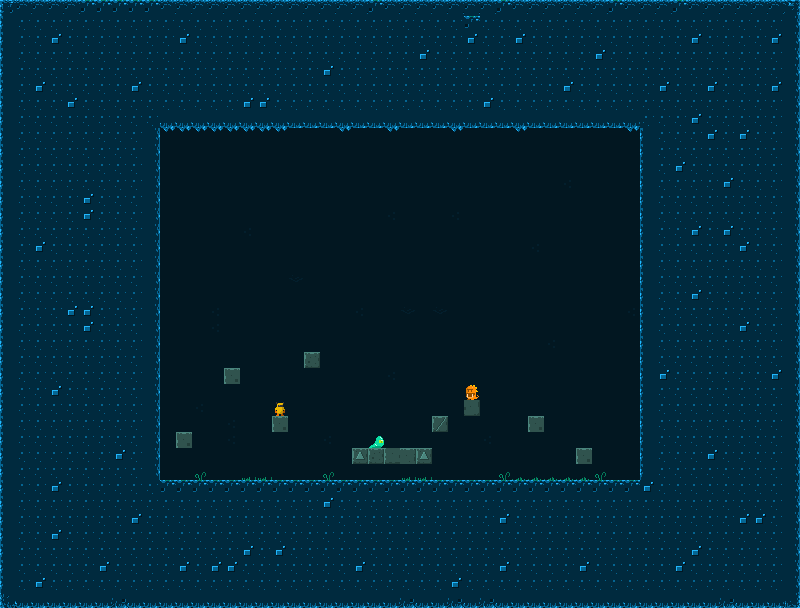

This game map was drawn from its Tiled (.tmx) file and the tilesets committed beside it. A one-line description and the trimmed map source follow:
An orthogonal 50x38 tile map with 16x16 px tiles, 2 tile layers (Capa de Patrones 1, Capa de patrones 2), 4 tilesets.

<map version="1.0" orientation="orthogonal" renderorder="right-down" width="50" height="38" tilewidth="16" tileheight="16">
 <tileset firstgid="1" name="tiles" tilewidth="16" tileheight="16">
  <image source="tiles.png" trans="ff00ff" width="128" height="80" />
 </tileset>
 <tileset firstgid="41" name="player_2" tilewidth="16" tileheight="16">
  <image source="../img/player_2.png" trans="ff00ff" width="64" height="32" />
 </tileset>
 <tileset firstgid="49" name="enemies2" tilewidth="16" tileheight="16">
  <image source="../img/enemies2.png" trans="ff00ff" width="64" height="48" />
 </tileset>
 <tileset firstgid="61" name="enemies" tilewidth="16" tileheight="16">
  <image source="../img/enemies.png" trans="ff00ff" width="64" height="48" />
 </tileset>
 <layer name="Capa de Patrones 1" width="50" height="38">
  <data>[1900 cells, 1900 non-empty, 27 distinct tile ids]</data>
 </layer>
 <layer name="Capa de patrones 2" width="50" height="38">
  <data>[1900 cells, 3 non-empty, 3 distinct tile ids]</data>
 </layer>
</map>
